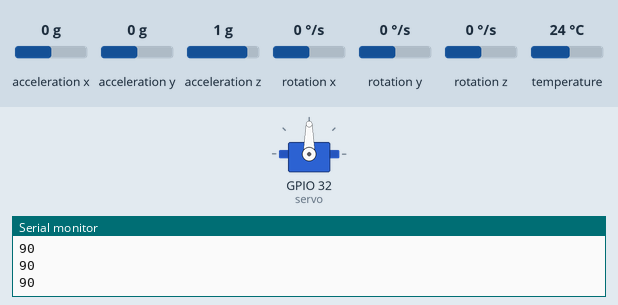
Bench run of a sketch on a simulated ESP32. On the bench: servo, the last lines printed to the serial monitor. The inputs (shaded band) are chosen by the test bench; at power-on: acceleration y 0 g, acceleration x 0 g, acceleration z 1 g, rotation x 0 °/s, rotation y 0 °/s, rotation z 0 °/s, temperature 24 °C.

Above: at 1.3 s.
1.4 s: acceleration y set to -1.4 g
At 2.2 s:
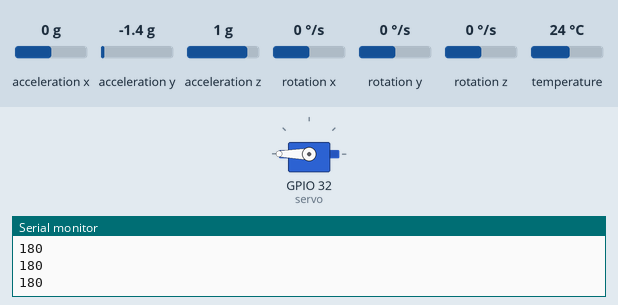
2.9 s: acceleration y set to -0.8 g
At 4.1 s:
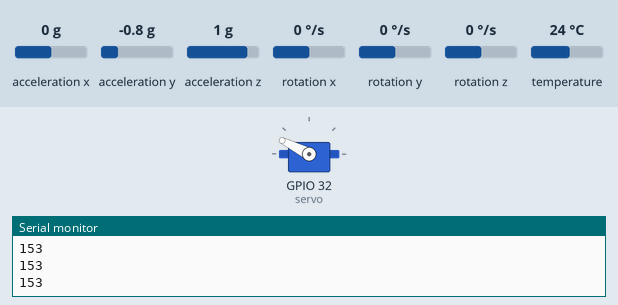
4.4 s: acceleration y set to 0.8 g
At 5.3 s:
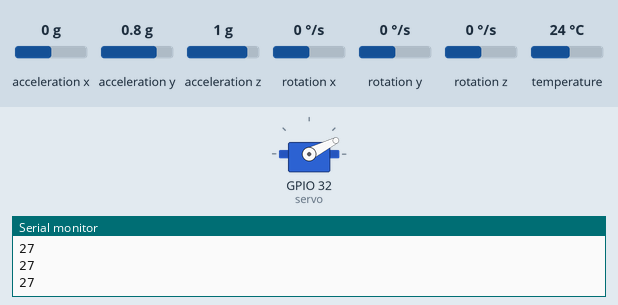
5.9 s: acceleration y set to 1.4 g
At 6.6 s:
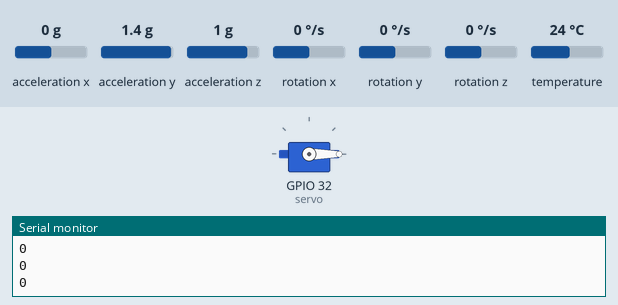
7.4 s: acceleration y set to 0 g
At 8.0 s:
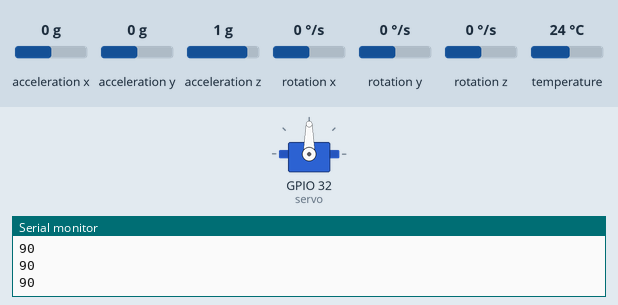
Timing chart, 0 to 9.9 s (numbered marks = the images above; inputs shaded):
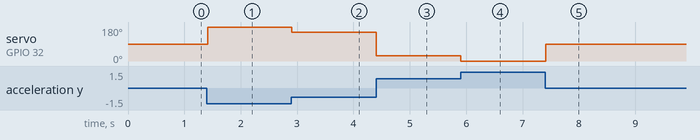

Measured:
- after the input at 1.4 s, servo on GPIO 32 (servo): 90° → 180° at once
- after the input at 2.9 s, servo on GPIO 32 (servo): 180° → 153° at once
- after the input at 4.4 s, servo on GPIO 32 (servo): 153° → 27° at once
- after the input at 5.9 s, servo on GPIO 32 (servo): 27° → 0° at once
- after the input at 7.4 s, servo on GPIO 32 (servo): 0° → 90° at once

The sketch:

servo.ino
```cpp
#include <ESP32Servo.h>
#include <Wire.h>
#include <Adafruit_MPU6050.h>
#include <Adafruit_Sensor.h>

Servo servo;
Adafruit_MPU6050 mpu;

void setup() {
  Serial.begin(115200);

  servo.attach(32);

  Wire.begin();
  if (!mpu.begin()) {
    Serial.println("Erro ao iniciar MPU6050!");
    while (1);
  }

  mpu.setAccelerometerRange(MPU6050_RANGE_8_G);
  mpu.setGyroRange(MPU6050_RANGE_500_DEG);
  mpu.setFilterBandwidth(MPU6050_BAND_21_HZ);

  delay(100);
}

void loop() {
  sensors_event_t a, g, temp;
  mpu.getEvent(&a, &g, &temp);

  int value = a.acceleration.y;
  value = map(value, -10, 10, 180, 0);

  value = constrain(value, 0, 180);

  servo.write(value);

  Serial.println(value);
  delay(10);
}
```
